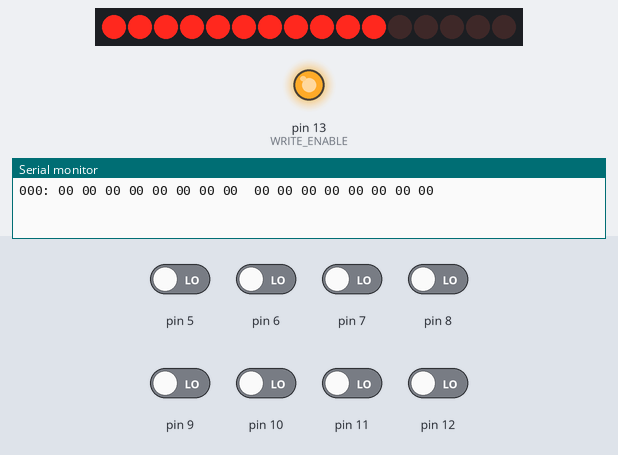
The sketch below on a simulated Arduino Uno, built with avr-gcc and run on an emulated ATmega328P. Parts: 16 shift-register outputs drawn as a row of LEDs (first output left, lit = HIGH), output pins drawn as LEDs (lit = HIGH), the last lines printed to the serial monitor. Wiring (inferred from the names in the program): 2 × shift register (74HC595): data pin 4; shift clock pin 3; latch pin 2. Wiring (inferred from the signals the program sends): row of LEDs: on Q0, Q1, Q2, Q3, Q4, Q5, Q6, Q7, Q8, Q9, Q10, Q11, Q12, Q13, Q14, Q15. The test bench sets the inputs (shaded band); at power-on: pin 5–12 LOW. Pins used as bus, display or sensor lines are not drawn.

Above: at 0.01 s.
At 0.4 s:
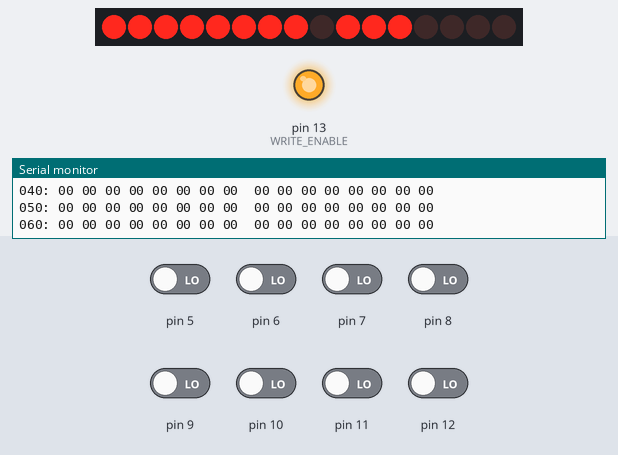
At 0.8 s:
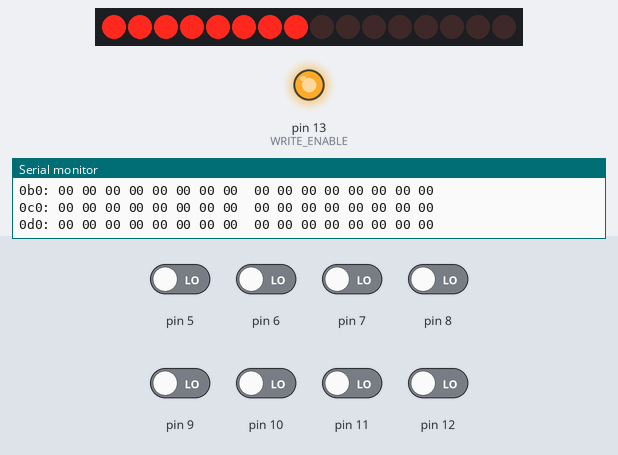
Timing chart, 0 to 2.3 s (numbered marks = the images above):
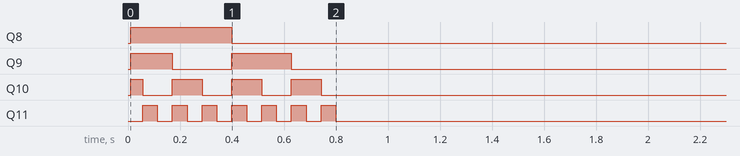

The sketch:

EEPROM_Programmer_Shield.ino
```cpp
/*
 * This sketch allows you to program control instructions for Ben Eater's 8-bit Computer
 * using the Arduino shields developed by apexNSW.
 *
 * The code was developed by Ben Eater, with slight modification by apexNSW. If it doesn't work,
 * don't blame Ben!
 *
 *
 */


#define SHIFT_DATA 4
#define SHIFT_CLK 3
#define SHIFT_LATCH 2
#define WRITE_ENABLE 13
#define EEPROM_D0 5
#define EEPROM_D1 6
#define EEPROM_D2 7
#define EEPROM_D3 8
#define EEPROM_D4 9
#define EEPROM_D5 10
#define EEPROM_D6 11
#define EEPROM_D7 12

#define HLT 0b1000000000000000
#define MI  0b0100000000000000
#define RI  0b0010000000000000
#define RO  0b0001000000000000
#define IO  0b0000100000000000
#define II  0b0000010000000000
#define AI  0b0000001000000000
#define AO  0b0000000100000000
#define EO  0b0000000010000000
#define SU  0b0000000001000000
#define BI  0b0000000000100000
#define OI  0b0000000000010000
#define CE  0b0000000000001000
#define CO  0b0000000000000100
#define J   0b0000000000000010
#define FI  0b0000000000000001

#define FLAGS_Z0C0 0
#define FLAGS_Z0C1 1
#define FLAGS_Z1C0 2
#define FLAGS_Z1C1 3

#define JC 0b0111
#define JZ 0b1000

const PROGMEM uint16_t UCODE_TEMPLATE[16][8] = {
      { MI|CO,  RO|II|CE,  RO|AI,  RI|EO|SU|FI,   0,   0,    0,    0 },              // 0000 - CTR
      { MI|CO,  RO|II|CE,  IO|MI,  RO|AI, 0,           0,    0,    0 },              // 0001 - LDA
      { MI|CO,  RO|II|CE,  IO|MI,  RO|BI, EO|AI|FI,    0,    0,    0 },              // 0010 - ADD
      { MI|CO,  RO|II|CE,  IO|MI,  RO|BI, EO|AI|SU|FI, 0,    0,    0 },              // 0011 - SUB
      { MI|CO,  RO|II|CE,  IO|MI,  AO|RI, 0,           0,    0,    0 },              // 0100 - STA
      { MI|CO,  RO|II|CE,  IO|AI,  0,     0,           0,    0,    0 },              // 0101 - LDI (Load Immediate - Load the value 0-15 directly into the A register ie. 01011111 - LDI 15)
      { MI|CO,  RO|II|CE,  IO|J,   0,     0,           0,    0,    0 },              // 0110 - JMP
      { MI|CO,  RO|II|CE,  0,      0,     0,           0,    0,    0 },              // 0111 - JC
      { MI|CO,  RO|II|CE,  0,      0,     0,           0,    0,    0 },              // 1000 - JZ
      { MI|CO,  RO|II|CE,  0,      0,     0,           0,    0,    0 },              // 1001 - NOP
      { MI|CO,  RO|II|CE,  IO|BI,  0,     0,           0,    0,    0 },              // 1010 - LDB (Load Immediate B register)
      { MI|CO,  RO|II|CE,  RO|AI,  RI|EO, MI|IO,       RO|OI,0,    0 },              // 1011 - OTN (Out Next - display the value and increment the pointer)
      { MI|CO,  RO|II|CE,  0,      0,     0,           0,    0,    0 },              // 1100 - NOP
      { MI|CO,  RO|II|CE,  0,      0,     0,           0,    0,    0 },              // 1101 - NOP
      { MI|CO,  RO|II|CE,  AO|OI,  0,     0,           0,    0,    0 },              // 1110 - OUT
      { MI|CO,  RO|II|CE,  HLT,    0,     0,           0,    0,    0 },              // 1111 - HLT
  };

uint16_t ucode[4][16][8];

int DATAMODE = 0;//1 for read (0 for write)


void setup() {
  Serial.begin(9600);
  digitalWrite(SHIFT_DATA,LOW);
  digitalWrite(SHIFT_CLK,LOW);
  digitalWrite(SHIFT_LATCH,LOW);
  pinMode(SHIFT_DATA, OUTPUT);
  pinMode(SHIFT_CLK, OUTPUT);
  pinMode(SHIFT_LATCH, OUTPUT);
  digitalWrite(WRITE_ENABLE,HIGH);
  pinMode(WRITE_ENABLE,OUTPUT);
  dataPinsOff();
  pinsWrite(true);
  //initUCode();
  //progALL();
  //delay(500);
  readEEPROM(0);

}

void loop() {


}
void progALL() {
  Serial.println("Programming EEPROM");
  for(int address = 0; address < 1024; address += 1) {
      int flags        = (address & 0b1100000000) >> 8;
      int byte_sel     = (address & 0b0010000000) >> 7;
      int instruction  = (address & 0b0001111000) >> 3;
      int stp          = (address & 0b0000000111);

      if (byte_sel) {
          writeData(ucode[flags][instruction][stp], address);
      } else {
          writeData(ucode[flags][instruction][stp] >> 8, address);
      }
      if (address % 64 == 0) {
        Serial.print(".");
      }

  }
  Serial.println("Done");
}
void initUCode() {
  //ZF = 0, CF = 0
  memcpy_P(ucode[FLAGS_Z0C0],UCODE_TEMPLATE, sizeof(UCODE_TEMPLATE));
  //ZF = 0, CF = 1
  memcpy_P(ucode[FLAGS_Z0C1],UCODE_TEMPLATE, sizeof(UCODE_TEMPLATE));
  ucode[FLAGS_Z0C1][JC][2] = IO|J;
  //ZF = 1, CF = 0
  memcpy_P(ucode[FLAGS_Z1C0],UCODE_TEMPLATE, sizeof(UCODE_TEMPLATE));
  ucode[FLAGS_Z1C0][JZ][2] = IO|J;
  //ZF = 1, CF = 1
  memcpy_P(ucode[FLAGS_Z1C1],UCODE_TEMPLATE, sizeof(UCODE_TEMPLATE));
  ucode[FLAGS_Z1C1][JC][2] = IO|J;
  ucode[FLAGS_Z1C1][JZ][2] = IO|J;
}


void eraseEEPROM(bool val) {
  byte data;
  if (val) {
    data = 0xff;
  } else {
    data = 0x00;
  }
  for(int i = 0; i<2048; i++) {
    writeData(data,i);
  }
  Serial.println("EEPROM Erased.");

}

void set_register(word address, bool outputEnable) {
  byte left = highByte(address);
  byte right = lowByte(address);
  //Serial.println(left,BIN);
  //Serial.println(right,BIN);
  if (outputEnable) {
    bitClear(left,7);
  } else {
    bitSet(left,7);
  }
  //Serial.println(left,BIN);
  //Serial.println(right,BIN);
  shiftOut(SHIFT_DATA,SHIFT_CLK,LSBFIRST,right);
  shiftOut(SHIFT_DATA,SHIFT_CLK,LSBFIRST,left);
  latch();
}

void readEEPROM(int startaddress) {
  int endaddress = startaddress+255;
  for(int base = startaddress; base <= endaddress; base += 16) {
    byte data[16];
    for(int offset = 0; offset <=15; offset +=1) {
      data[offset] = readData(base+offset);
    }
    char buf[80];
    sprintf(buf,"%03x: %02x %02x %02x %02x %02x %02x %02x %02x  %02x %02x %02x %02x %02x %02x %02x %02x",
      base, data[0], data[1], data[2], data[3], data[4], data[5],
      data[6], data[7], data[8], data[9], data[10], data[11], data[12],
      data[13], data[14], data[15]
    );
    Serial.println(buf);
  }
}

byte readData(word address) {
  pinsRead();
  set_register(address,true);
  byte data = 0;
  int ct = 0;
  for(int pin=EEPROM_D0;pin<=EEPROM_D7;pin++) {
    bitWrite(data, ct, digitalRead(pin));
    ct++;
  }
  return data;
}
void writeData(byte data, word address) {
  pinsWrite();
  set_register(address,false);
  int ct = 0;
  for(int pin=EEPROM_D0;pin<=EEPROM_D7;pin++) {
     digitalWrite(pin,bitRead(data,ct));
     ct++;
  }
  writePulse();
}
void writePulse() {
  digitalWrite(WRITE_ENABLE,LOW);
  delayMicroseconds(1);
  digitalWrite(WRITE_ENABLE,HIGH);
  delay(10);
  dataPinsOff();
}
void dataPinsOff() {
  if (DATAMODE == 0) {
    for(int pin=EEPROM_D0;pin<=EEPROM_D7;pin++) {
      digitalWrite(pin,LOW);
    }
  }
}
void pinsRead(bool init) {
  int proceed = 0;
  if (init) {
    proceed = 1;
  } else {
    if (DATAMODE == 0) {
      proceed = 1;
    }
  }
  if (proceed) {
    for(int pin=EEPROM_D0;pin<=EEPROM_D7;pin++) {
      pinMode(pin,INPUT);
    }
    DATAMODE = 1;
  }
}
void pinsWrite(bool init) {
  int proceed = 0;
  if (init) {
    proceed = 1;
  } else {
    if (DATAMODE == 1) {
      proceed = 1;
    }
  }
  if (proceed) {
    for(int pin=EEPROM_D0;pin<=EEPROM_D7;pin++) {
      pinMode(pin,OUTPUT);
    }
    DATAMODE = 0;
  }
}
void pinsWrite() {
  pinsWrite(false);
}
void pinsRead() {
  pinsRead(false);
}
void latch() {
  digitalWrite(SHIFT_LATCH,LOW);
  digitalWrite(SHIFT_LATCH,HIGH);
  digitalWrite(SHIFT_LATCH,LOW);
}
```
